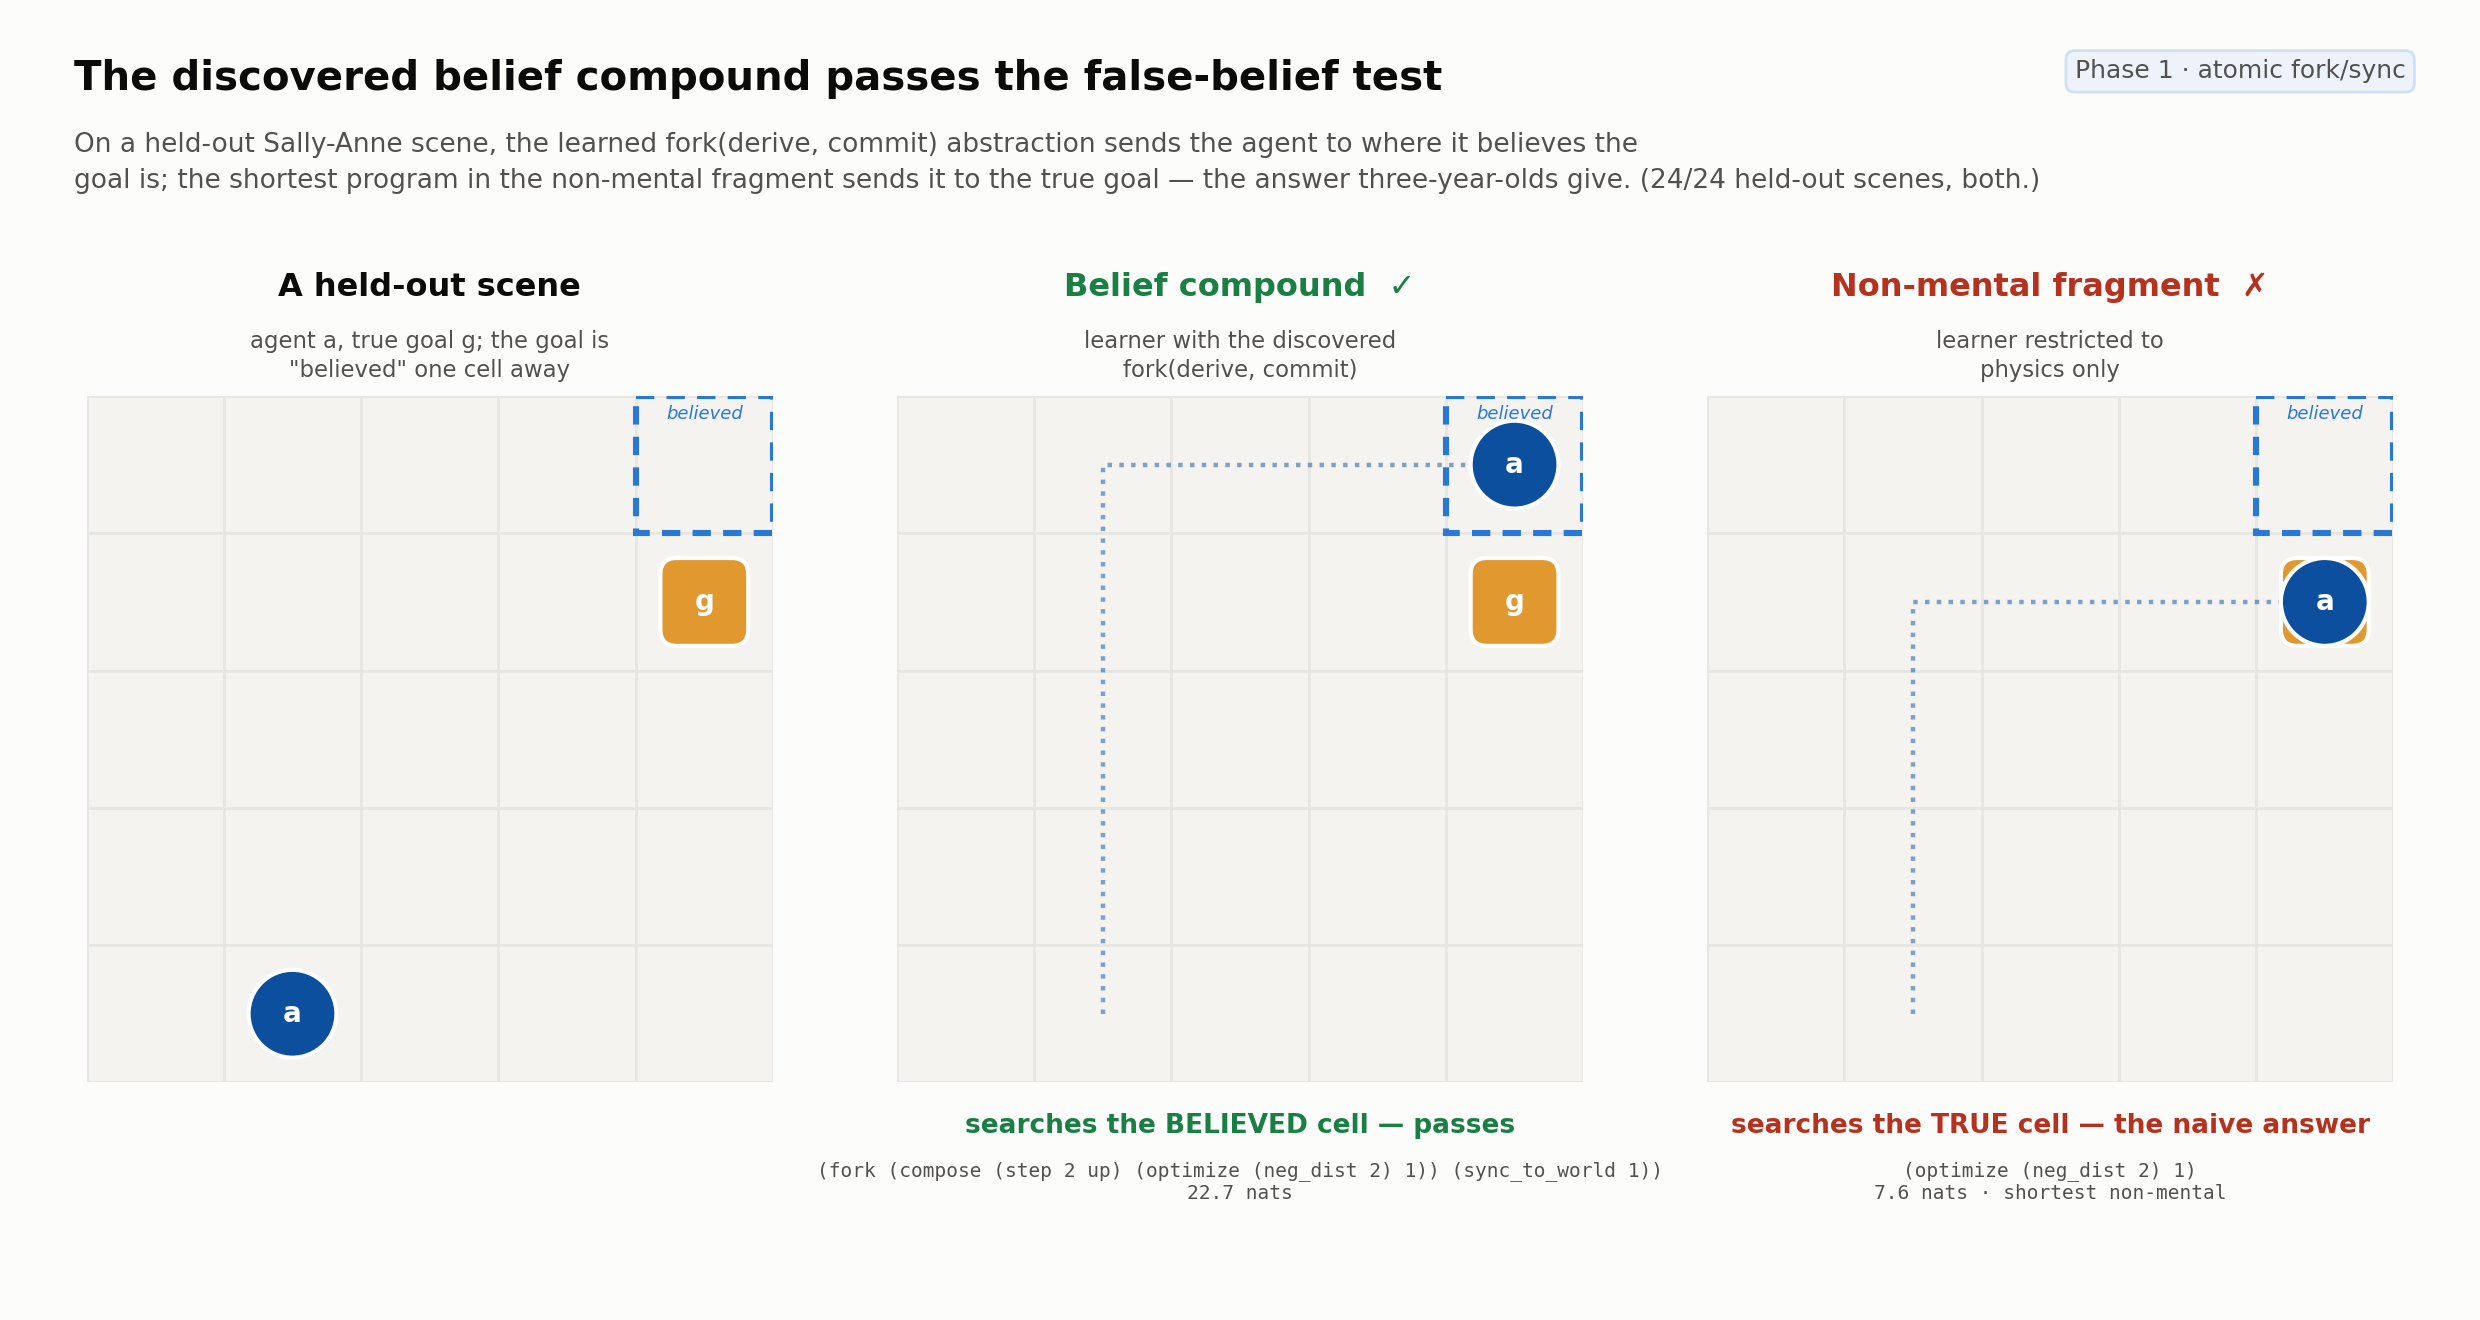

The Python source for this figure:
"""Behavioral probe (phase 2): the discovered library passes the false-belief test.

Where `mdl_margin.py` prices belief against its behavioural competitors and `corpus_dl.py`
charts the compression it buys, this script asks the developmental-psychology question
directly: put the learner in front of a *held-out* Sally-Anne scene and see which location
it predicts the agent will search.

We reuse the goal-displacement (Sally-Anne) family: the agent walks to where it *believes*
the goal is — one cell displaced from the true goal — while the true goal never moves.
Unlike the wall/witness families, whose transient-wall rival reproduces the whole scene
(so MDL is the only discriminator — that is the `mdl_margin` story), the goal-displacement
scene behaviourally *diverges*:

  * the MENTAL reading — the belief compound the run discovered (the `fork(derive, commit)`
    abstraction `fn_5` the library reprices belief through) — sends the agent to the
    BELIEVED cell.  It answers the classic false-belief question the way a competent
    mentalizer does: the agent searches where it *thinks* the goal is.
  * the shortest NON-MENTAL program expressible under the SAME library — pure desire
    `optimize(neg_dist gv) av`, which the library collapses to `fn_1` — sends the agent to
    the TRUE goal.  That is the naive, reality-bound answer three-year-olds give before
    they pass the false-belief task.

So a learner that has compressed the corpus into a belief compound passes the test; a
learner restricted to the non-mental fragment fails it, and fails it in the specific way
the developmental literature documents — predicting the true location, not the believed one.

The scenes are HELD OUT: they are drawn from a fresh seed that never entered the run
(`--seed`, default 101), and we assert their matrices are absent from the phase corpus.
The library and the belief compound both come from an actual PHASE RUN — `run_phase`
writes `phase{1,2}_run[.smoke].json`; we re-stitch its searched sols to rebuild exactly the
library it converged to (the same reconstruction `mdl_margin.py` performs), then instantiate
the discovered belief abstraction on the novel scene.  Nothing here is re-enumerated: the
mental program is the verified ground-truth belief compound (`experiment.gt_program_str`,
which `verify_ground_truth` renders to confirm it reproduces the scene), rewritten through
the run's library; the non-mental rival is the shortest of the task's discriminating
battery under that library.

The behavioural divergence is DSL-independent — phase 1 (atomic fork/sync) and phase 2
(decomposed plumbing) are the same machine, so the agent lands on the same cells either
way.  The phase only changes how the mental program is DISPLAYED: through the atomic
`fork(derive, commit)` abstraction (phase 1, the more legible spelling) or its decomposed
product-category plumbing (phase 2).  Default is phase 1, matching `mdl_margin.py` /
`belief_solved.py`.

    # 1. produce a run (slow; HPC): its output is the library we consume
    python phase1.py                        -> phase1_run.json
    python phase2.py                        -> phase2_run.json
    # 2. run the probe on held-out Sally-Anne scenes
    python behavioral_probe.py              phase 1 (reads phase1_run.json)
    python behavioral_probe.py --decomposed phase 2 (reads phase2_run.json)
    python behavioral_probe.py --both       phases 1 and 2, one JSON + PNG each
    python behavioral_probe.py --smoke      use the .smoke run artifact
    python behavioral_probe.py --run PATH   consume a specific run artifact
    python behavioral_probe.py --seed 101   held-out scene seed (default 101)
    python behavioral_probe.py --index 0    which held-out scene to render (default 0)
    python behavioral_probe.py --no-plot    recompute the JSON only
    python behavioral_probe.py out.png      choose the figure path (single phase)

Writes behavioral_probe[.decomposed].json and behavioral_probe[.decomposed].png/.pdf.
"""

import sys
import json
import math

import numpy as np
import torch as th

from ecd import (
    Deltas, saturate_stitch, rewrite_through_library, mat_key, tr,
)
from dsl import unfold
from prims import make_symmetric_prims
from tasks_minds import (
    COMBOS, make_goal_displacement_tasks, belief_rival_specs, belief_variant, _agent_pos,
)
from experiment import verify_ground_truth, gt_program_str, check_decomposition_identities
from mdl_margin import build_corpus, uniform_type_q, _load_found, _remap_names


# ── palette (inherits belief_solved.py's house colours) ──────────────────────────────
INK, MUTED, GRID, BG = '#0b0b0b', '#52514e', '#e6e6e2', '#fcfcfb'
AGENT   = '#0b4f9e'   # the mind-bearing agent (belief deep-blue)
GOAL    = '#e0982f'   # the true goal object (amber)
BELIEF  = '#2a78d6'   # the believed / displaced cell marker
GOOD, BAD = '#1a7f45', '#b5321f'   # passes / fails the false-belief test
CELL_BG = '#f4f3ef'   # empty grid cell


# ── DL pricing (identical convention to mdl_margin._dl / phase3_arity._dl) ────────────
def _dl(D, Q, prog):
    t = tr(D, prog) if isinstance(prog, str) else prog
    return float(-D.logp(Q, t))


# ── library reconstruction (mirrors mdl_margin.run: rebuild the run's final library) ──
def _rebuild_library(decomposed, smoke, run_path):
    """Rebuild exactly the library a run converged to, returning (D, Q, tasks,
    corpus_keys).  Same reconstruction mdl_margin performs: verify the corpus, re-stitch
    the run's searched sols into the base DSL (atomic fork/sync in phase 1, decomposed
    plumbing in phase 2), remap the run's fn names.  The behavioural result is the same
    either way — the two DSLs are the same machine — but the mental program is displayed
    through the atomic `fork(derive, commit)` abstraction (phase 1) or its decomposed
    plumbing (phase 2)."""
    tasks = build_corpus(smoke)
    D = Deltas(make_symmetric_prims(decomposed=decomposed))
    verify_ground_truth(D, tasks)
    if decomposed:
        check_decomposition_identities(tasks)
    sols, _found, _rw, run_library = _load_found(decomposed, smoke, tasks, D, run_path, False)
    saturate_stitch(D, sols, iterations=(3 if smoke else 6), max_arity=5)
    _remap_names(_rw, run_library, D)          # register the run's names on D (side-effect free here)
    Q = uniform_type_q(D)
    corpus_keys = {mat_key(x) for x, _ in tasks}
    print(f"  final library: {len(D)} tokens ({len(D.invented)} invented: "
          f"{[d.repr for d in D.invented]})")
    return D, Q, tasks, corpus_keys


# ── the probe over a battery of held-out Sally-Anne scenes ────────────────────────────
def _probe_scene(D, Q, x, m):
    """On one held-out goal-displacement scene, evaluate the mental reading and the
    shortest non-mental rival under the library.  Returns a record with each program's
    library form, DL, and the cell its agent settles on in the final frame."""
    av, gv = m['av'], m['gv']
    believed = tuple(m['displaced_to'])
    true_goal = _agent_pos(x[-1], gv)            # the true goal never moves
    observed = _agent_pos(x[-1], av)             # what the agent actually did (= believed)

    # MENTAL: the verified belief compound, rewritten through the run's library.
    mental_str = gt_program_str(D, m)
    (mental_lib,) = rewrite_through_library(D, [mental_str])
    mental_frames = unfold(x[0], x.shape[0], tr(D, mental_str)())
    mental_final = _agent_pos(mental_frames[-1], av)

    # NON-MENTAL: the shortest rival from the discriminating battery, under the library.
    rivals = belief_rival_specs(m)
    rival_libs = rewrite_through_library(D, [s for _, s in rivals])
    scored = sorted(zip(rivals, rival_libs), key=lambda pr: _dl(D, Q, pr[1]))
    (rival_label, rival_str), rival_lib = scored[0]
    rival_frames = unfold(x[0], x.shape[0], tr(D, rival_str)())
    rival_final = _agent_pos(rival_frames[-1], av)

    return {
        'av': av, 'gv': gv, 'dir': '+'.join(m['dirs']), 'T': int(x.shape[0]),
        'believed_cell': list(believed),
        'true_goal': list(true_goal),
        'observed_final': list(observed),
        'mental': {
            'program': mental_str, 'program_lib': mental_lib,
            'dl': _dl(D, Q, mental_lib),
            'final': list(mental_final),
            'searches_believed': mental_final == believed,
        },
        'rival': {
            'label': rival_label, 'program': rival_str, 'program_lib': rival_lib,
            'dl': _dl(D, Q, rival_lib),
            'final': list(rival_final),
            'searches_true': rival_final == true_goal,
        },
        # carried for plotting (not serialised to keep the JSON small)
        '_x': x, '_mental_frames': mental_frames, '_rival_frames': rival_frames,
    }


def compute(decomposed, smoke, run_path, seed, index):
    D, Q, _tasks, corpus_keys = _rebuild_library(decomposed, smoke, run_path)

    heldout = make_goal_displacement_tasks(3, COMBOS, seed=seed)
    heldout = [(x, m) for x, m in heldout if mat_key(x) not in corpus_keys]
    if not heldout:
        raise SystemExit(f"no held-out goal-displacement scene at seed {seed} (all in corpus?)")

    recs = [_probe_scene(D, Q, x, m) for x, m in heldout]
    n = len(recs)
    n_mental_pass = sum(r['mental']['searches_believed'] for r in recs)
    n_rival_true  = sum(r['rival']['searches_true'] for r in recs)

    if index >= n:
        raise SystemExit(f"--index {index} out of range ({n} held-out scenes)")
    return {
        'phase': 2 if decomposed else 1, 'decomposed': decomposed, 'smoke': bool(smoke),
        'source': run_path or f"phase{2 if decomposed else 1}_run{'.smoke' if smoke else ''}.json",
        'seed': seed, 'index': index,
        'library': [d.repr for d in D.invented],
        'n_heldout': n,
        'n_mental_searches_believed': n_mental_pass,
        'n_rival_searches_true': n_rival_true,
        'records': recs,
    }


def _json_path(decomposed):
    return f"behavioral_probe{'.decomposed' if decomposed else ''}.json"


def run(decomposed=False, smoke=False, run_path=None, seed=101, index=0):
    phase = 2 if decomposed else 1
    print(f"\n{'='*72}\nBEHAVIORAL PROBE — phase {phase} "
          f"({'decomposed' if decomposed else 'atomic'} fork/sync) — held-out Sally-Anne scenes"
          f"{' [smoke]' if smoke else ''}\n{'='*72}")
    out = compute(decomposed, smoke, run_path, seed, index)
    n = out['n_heldout']
    print(f"  {n} held-out goal-displacement scenes (seed {seed}, none in the run's corpus)")
    print(f"  belief compound searches the BELIEVED cell:  "
          f"{out['n_mental_searches_believed']}/{n}")
    print(f"  shortest non-mental rival searches the TRUE cell: "
          f"{out['n_rival_searches_true']}/{n}")
    r = out['records'][index]
    print(f"\n  rendered scene #{index}  (av={r['av']} gv={r['gv']} goal displaced "
          f"{r['dir']}, T={r['T']}):")
    print(f"    true goal   {tuple(r['true_goal'])}   believed cell {tuple(r['believed_cell'])}")
    print(f"    MENTAL  {r['mental']['program_lib']}")
    print(f"      -> agent settles on {tuple(r['mental']['final'])}  "
          f"({'BELIEVED — passes' if r['mental']['searches_believed'] else 'MISS'}); "
          f"DL {r['mental']['dl']:.2f} nats")
    print(f"    RIVAL   {r['rival']['program_lib']}   [{r['rival']['label']}]")
    print(f"      -> agent settles on {tuple(r['rival']['final'])}  "
          f"({'TRUE — naive answer' if r['rival']['searches_true'] else 'other'}); "
          f"DL {r['rival']['dl']:.2f} nats")

    # serialise (drop the numpy frames carried for plotting)
    slim = json.loads(json.dumps(out, default=lambda o: None))
    for rec in slim['records']:
        for k in ('_x', '_mental_frames', '_rival_frames'):
            rec.pop(k, None)
    path = _json_path(decomposed)
    with open(path, 'w') as f:
        json.dump(slim, f, indent=1)
    print(f"  wrote {path}")
    return out


# ── plotting: the initial scene + the two predicted final frames ──────────────────────
def _draw_grid(ax, frame, av, gv, *, path=None, believed=None, true_goal=None,
               agent_at=None, size=5):
    """Render one 5x5 frame: empty cells, the true goal (amber square), the agent token
    (blue disc) at `agent_at` (defaults to its position in `frame`), a dashed marker on
    the believed cell, and a faint dotted trajectory `path` (list of (r,c))."""
    import matplotlib.patches as mp

    ax.set_xlim(-0.5, size - 0.5)
    ax.set_ylim(size - 0.5, -0.5)          # row 0 at top
    ax.set_aspect('equal')
    ax.set_xticks([]); ax.set_yticks([])
    for s in ax.spines.values():
        s.set_visible(False)

    # cells
    for r in range(size):
        for c in range(size):
            ax.add_patch(mp.Rectangle((c - 0.5, r - 0.5), 1, 1, facecolor=CELL_BG,
                                      edgecolor=GRID, lw=1.0, zorder=1))
    # believed (displaced) cell — dashed outline, drawn under the tokens
    if believed is not None:
        br, bc = believed
        ax.add_patch(mp.Rectangle((bc - 0.5, br - 0.5), 1, 1, facecolor='none',
                                  edgecolor=BELIEF, lw=2.2, ls=(0, (3, 2)), zorder=2))
        # label just inside the top edge so it never sits under the agent token
        ax.text(bc, br - 0.37, 'believed', ha='center', va='center', color=BELIEF,
                fontsize=6.5, style='italic', zorder=6)
    # trajectory
    if path:
        ys = [p[0] for p in path]; xs = [p[1] for p in path]
        ax.plot(xs, ys, color=AGENT, lw=1.6, ls=':', alpha=0.5, zorder=3,
                solid_capstyle='round')
    # true goal (amber rounded square)
    if true_goal is not None:
        gr, gc = true_goal
        ax.add_patch(mp.FancyBboxPatch((gc - 0.30, gr - 0.30), 0.60, 0.60,
                     boxstyle='round,pad=0.02,rounding_size=0.12',
                     facecolor=GOAL, edgecolor='white', lw=1.5, zorder=4))
        ax.text(gc, gr, 'g', ha='center', va='center', color='white',
                fontsize=10, fontweight='bold', zorder=5)
    # agent (blue disc)
    if agent_at is None:
        agent_at = _agent_pos(frame, av)
    if agent_at is not None:
        ar, ac = agent_at
        ax.add_patch(mp.Circle((ac, ar), 0.32, facecolor=AGENT, edgecolor='white',
                               lw=1.5, zorder=5))
        ax.text(ac, ar, 'a', ha='center', va='center', color='white',
                fontsize=10, fontweight='bold', zorder=6)


def _panel_title(ax, title, sub, color):
    "Bold title above a two-line descriptive sub, both floated clear above the grid."
    ax.text(0.5, 1.135, title, transform=ax.transAxes, ha='center', va='bottom',
            fontsize=11.5, color=color, fontweight='bold')
    ax.text(0.5, 1.02, sub, transform=ax.transAxes, ha='center', va='bottom',
            fontsize=8.2, color=MUTED, linespacing=1.35)


def _path_of(frames, av):
    return [_agent_pos(frames[t], av) for t in range(len(frames))
            if _agent_pos(frames[t], av) is not None]


def plot(out, out_path='behavioral_probe.png'):
    import matplotlib
    matplotlib.use('Agg')
    import matplotlib.pyplot as plt

    r = out['records'][out['index']]
    x = r['_x']
    av, gv = r['av'], r['gv']
    believed = tuple(r['believed_cell']); true_goal = tuple(r['true_goal'])
    decomposed = out['decomposed']
    fork_sub = ('learner with the discovered fork,\nas decomposed plumbing' if decomposed
                else 'learner with the discovered\nfork(derive, commit)')

    fig, axes = plt.subplots(1, 3, figsize=(12.4, 6.6))
    fig.patch.set_facecolor(BG)
    fig.subplots_adjust(top=0.70, bottom=0.18, left=0.03, right=0.97, wspace=0.14)
    for ax in axes:
        ax.set_facecolor(BG)

    # panel 1 — the held-out scene (initial frame): agent, true goal, believed cell
    _draw_grid(axes[0], x[0], av, gv, believed=believed, true_goal=true_goal)
    _panel_title(axes[0], 'A held-out scene',
                 'agent a, true goal g; the goal is\n"believed" one cell away', INK)

    # panel 2 — the belief compound: agent searches the believed cell
    mpath = _path_of(r['_mental_frames'], av)
    _draw_grid(axes[1], r['_mental_frames'][-1], av, gv, path=mpath,
               believed=believed, true_goal=true_goal, agent_at=tuple(r['mental']['final']))
    _panel_title(axes[1], 'Belief compound  ✓', fork_sub, GOOD)
    axes[1].text(0.5, -0.045, 'searches the BELIEVED cell — passes',
                 transform=axes[1].transAxes, ha='center', va='top',
                 fontsize=9.5, color=GOOD, fontweight='bold')

    # panel 3 — the non-mental fragment: agent searches the true cell (naive answer)
    rpath = _path_of(r['_rival_frames'], av)
    _draw_grid(axes[2], r['_rival_frames'][-1], av, gv, path=rpath,
               believed=believed, true_goal=true_goal, agent_at=tuple(r['rival']['final']))
    _panel_title(axes[2], 'Non-mental fragment  ✗',
                 'learner restricted to\nphysics only', BAD)
    axes[2].text(0.5, -0.045, 'searches the TRUE cell — the naive answer',
                 transform=axes[2].transAxes, ha='center', va='top',
                 fontsize=9.5, color=BAD, fontweight='bold')

    # program strings + DL beneath the two prediction panels
    axes[1].text(0.5, -0.115, f"{r['mental']['program_lib']}\n{r['mental']['dl']:.1f} nats",
                 transform=axes[1].transAxes, ha='center', va='top', fontsize=7.0,
                 color=MUTED, family='monospace')
    axes[2].text(0.5, -0.115, f"{r['rival']['program_lib']}\n{r['rival']['dl']:.1f} nats "
                              f"· shortest non-mental",
                 transform=axes[2].transAxes, ha='center', va='top', fontsize=7.0,
                 color=MUTED, family='monospace')

    fig.text(0.03, 0.955,
             'The discovered belief compound passes the false-belief test',
             fontsize=14.5, fontweight='bold', color=INK, ha='left', va='top')
    fig.text(0.03, 0.90,
             f"On a held-out Sally-Anne scene, the learned fork(derive, commit) abstraction "
             f"sends the agent to where it believes the\ngoal is; the shortest program in the "
             f"non-mental fragment sends it to the true goal — the answer three-year-olds give. "
             f"({out['n_mental_searches_believed']}/{out['n_heldout']} held-out scenes, both.)",
             fontsize=9.5, color=MUTED, ha='left', va='top', linespacing=1.5)
    # phase chip, top-right — which DSL the mental program is displayed through
    fig.text(0.97, 0.955,
             f"Phase {out['phase']} · {'decomposed' if decomposed else 'atomic'} fork/sync",
             fontsize=9, color=MUTED, ha='right', va='top',
             bbox=dict(boxstyle='round,pad=0.35', fc='#eef3fb', ec='#cfe0f4', lw=1))

    for ext in ({out_path, out_path.rsplit('.', 1)[0] + '.pdf'}):
        fig.savefig(ext, dpi=200, facecolor=fig.get_facecolor())
        print(f"wrote {ext}")


# ── CLI ───────────────────────────────────────────────────────────────────────────────
def _default_png(decomposed):
    return f"behavioral_probe{'.decomposed' if decomposed else ''}.png"


def main(argv):
    smoke = '--smoke' in argv
    both = '--both' in argv
    no_plot = '--no-plot' in argv
    run_path = argv[argv.index('--run') + 1] if '--run' in argv else None
    seed = int(argv[argv.index('--seed') + 1]) if '--seed' in argv else 101
    index = int(argv[argv.index('--index') + 1]) if '--index' in argv else 0
    out_png = next((a for a in argv[1:] if a.endswith('.png')), None)

    if both:
        if run_path is not None:
            sys.exit("--run names a single phase artifact; drop --both or run each phase "
                     "separately with its own --run.")
        for decomposed in (False, True):
            out = run(decomposed=decomposed, smoke=smoke, seed=seed, index=index)
            if not no_plot:
                plot(out, _default_png(decomposed))
    else:
        decomposed = '--decomposed' in argv
        out = run(decomposed=decomposed, smoke=smoke, run_path=run_path, seed=seed, index=index)
        if not no_plot:
            plot(out, out_png or _default_png(decomposed))


if __name__ == '__main__':
    main(sys.argv)
